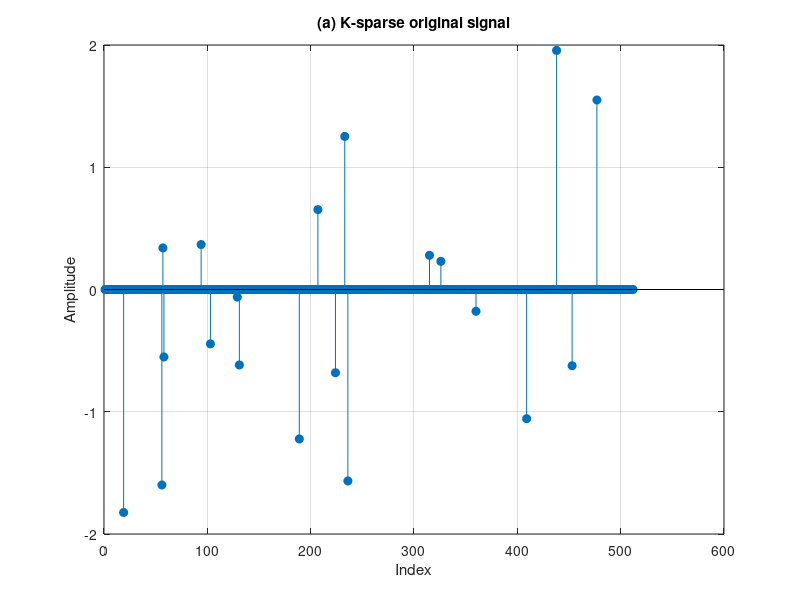

Write the MATLAB code that produced this figure. (Note: this script raises an error after producing the figure.)
close all; clear all; clc;

% Define parameters
N = 512; 
K = 20; 
M = 6*K;

% Construction of K-sparse signal
x=zeros(N,1); 
x(randperm(N,K))=randn(K,1);
x_sparse = x;

psi = dct(N); %dct là đẹp

% Sensing matrix construction
phi=randn(M,N);

% Sensing using CS 
y=phi*x;
y_cp =y;
% save('y_sparse_v1.mat','phi','y_cp','x_sparse',"psi");
% save('y_sparse_v1_plot.mat');

%% Plot
figure;
% (a) Sparse signal
stem(x_sparse,'filled');
title('(a) K-sparse original signal');
xlabel('Index'); ylabel('Amplitude');
grid on;
exportgraphics(gcf,'K-sparse original signal.png','Resolution',300);

% (b) CS measurements
plot(y_cp,'k');
title('(b) Compressed Sparse Signal');
xlabel('Index'); ylabel('Amplitude');
grid on;
% exportgraphics(gcf,'Compressed measurements.png','Resolution',300);

% (c) Histogram of sparse signal
subplot(2,2,3);
histogram(x_sparse,30);
title('(c) Histogram of original signal');
xlabel('Amplitude'); ylabel('Count');
% exportgraphics(gcf,'Histogram of original signal.png','Resolution',300);

% (d) Histogram of measurements
subplot(2,2,4);
histogram(y_cp,30);
title('(d) Histogram of compressed signal');
xlabel('Amplitude'); ylabel('Count');
% exportgraphics(gcf,'Histogram of compressed signal.png','Resolution',300);

figure;
imagesc(abs(x_sparse.'));
colormap hot; colorbar;
title('Magnitude map of sparse signal');
% exportgraphics(gcf,'Heat Map.png','Resolution',300);
